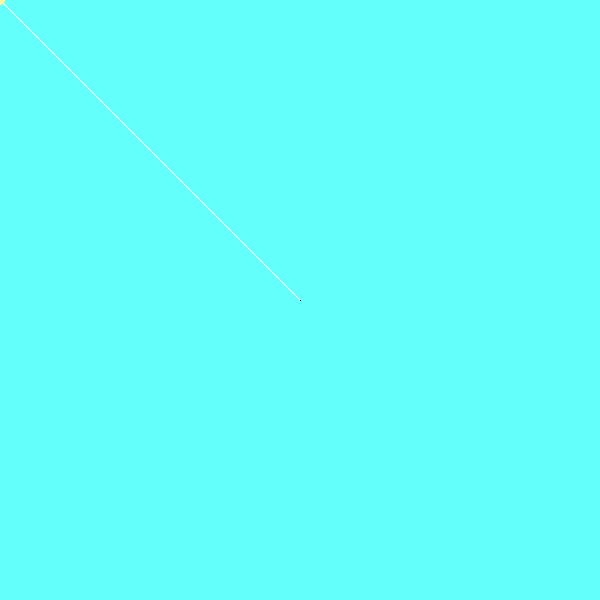
Frame 1 (no input)
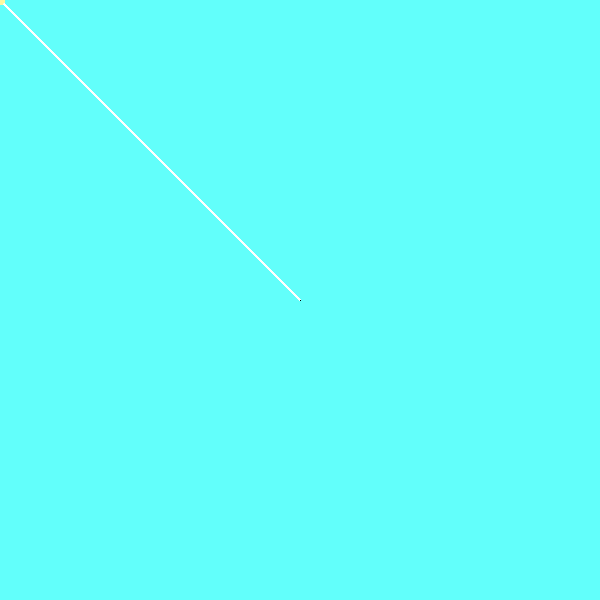
Frame 60 (the mouse pressed at the canvas centre just before this capture)
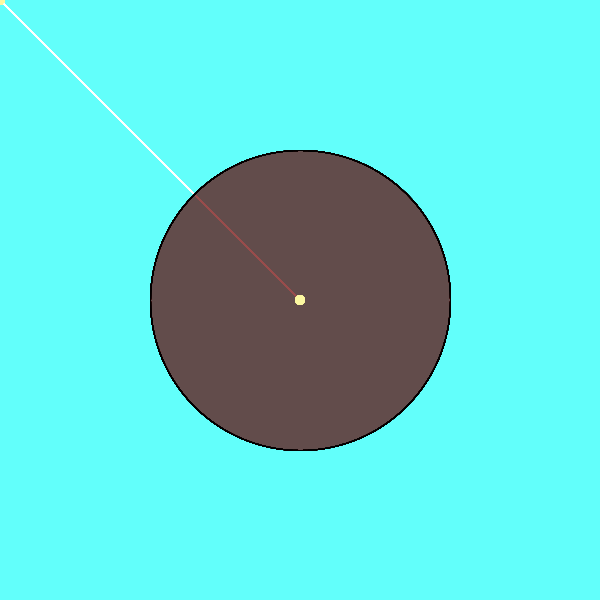
Frame 120 (the mouse held since frame 60 and released just before this capture)

The Processing sketch that drew these frames (run headless with seeded random() and noise(); from frame 60 on, the mouse is pressed at the canvas centre):

// Processing sketch: processing_18610
// ── processing_18610.pde

//drawing program
//by maria fang
//week1 jan18 2010

void setup() {
  size(600,600);
  smooth();
  background(#62FFFB);
}

void draw() {

  fill(225,50);
  stroke(255,255,255);
  line(mouseX,mouseY,300,300);

  stroke(0); 
  fill(116,0,0,5);
  arc(300, 300, mouseX, mouseY, 0, PI/2);
  arc(300, 300, mouseX, mouseY, PI/2, PI);
  arc(300, 300, mouseX, mouseY, PI, TWO_PI-PI/2);
  arc(300, 300, mouseX, mouseY, TWO_PI-PI/2, TWO_PI);

  fill(252, 248, 161);
  noStroke();
  ellipse(mouseX,mouseY, 10, 10);
}
